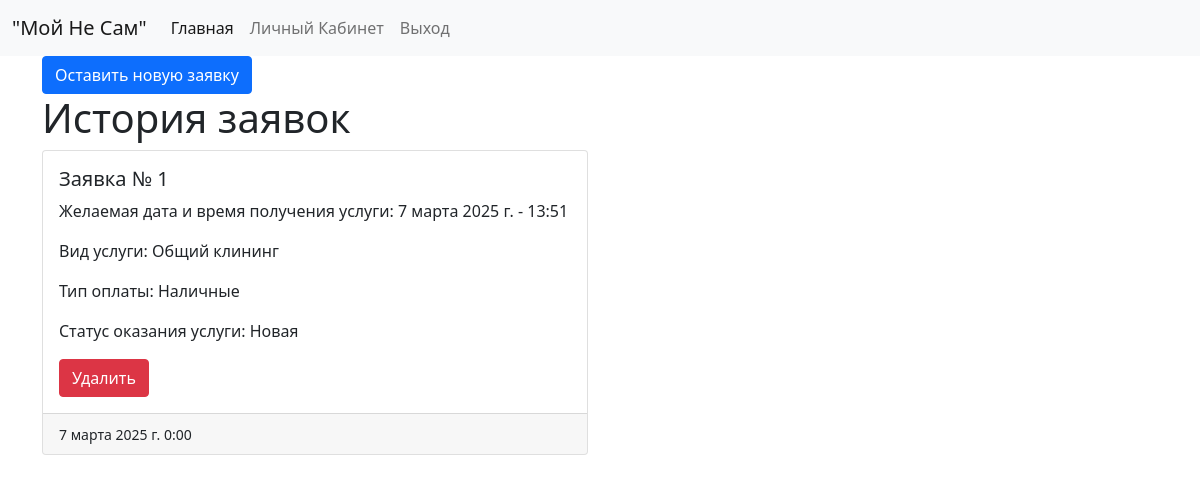
/profile/ (signed in), run on an earlier commit of the app's database.
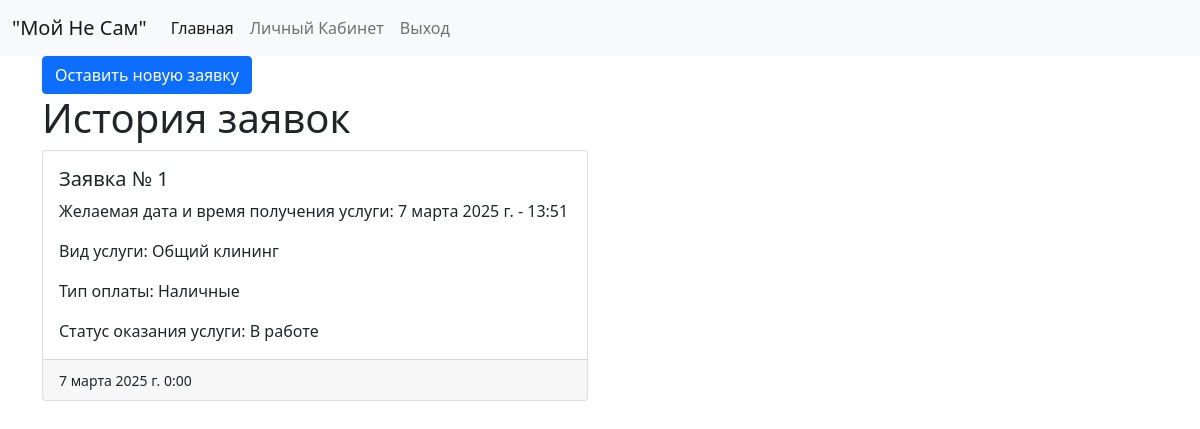
And on a later commit of the database.
### general/models.py (models this page shows)
class Order(models.Model):
    PAYMENT_TYPE_CHOICES = [
        ('0', "Наличные"),
        ('1', "Банковская карта")
    ]
    STATUS_CHOICES = [
        ('0', "Новая"),
        ('1', "В работе"),
        ('2', "Выполнено"),
        ('3', "Отменено")
    ]
    address = models.CharField(verbose_name='Адрес', max_length=200)
    phone = models.CharField(verbose_name='Номер телефона', max_length=200)
    date = models.DateField(verbose_name='Дата')
    time = models.TimeField(verbose_name='Время')
    date_at = models.DateTimeField(auto_now_add=True)
    type = models.ForeignKey(TypesOfService, verbose_name='Тип услуги', on_delete=models.CASCADE, null=True, blank=True)
    user = models.ForeignKey(User, verbose_name='Пользователь', on_delete=models.CASCADE)
    description = models.TextField(verbose_name='Описание иной услуги', null=True, blank=True)
    comment = models.TextField(verbose_name='Комментарий при отмене заявки', null=True, blank=True)
    payment_type = models.CharField(
        max_length=1,
        choices=PAYMENT_TYPE_CHOICES,
        verbose_name='Тип оплаты'
    )
    status = models.CharField(
        max_length=1,
        choices=STATUS_CHOICES,
        default='0',
        verbose_name='Статус заявки'
    )

class TypesOfService(models.Model):
    name = models.CharField(verbose_name='Наименование типа сервиса', max_length=200)
    def __str__(self):
        return self.name

### general/views.py (the view)
# urls.py: path('profile/', profile, name='profile'),
def profile(request):
    user = request.user
    if not user.is_authenticated or user.is_superuser:
        return redirect('index')
    order_list_by_user = Order.objects.filter(user=user).order_by('-date_at')
    context = {"order_list_by_user": order_list_by_user}
    return render(request, "profile.html", context)

### templates/profile.html (shortened to what this page needs)
{% extends 'base.html' %}
{% load static %}
{% block content %}
    <a class="btn btn-primary" href="{% url 'add_order' %}">Оставить новую заявку</a>
    <h1>История заявок</h1>
    <div class="row row-cols-1 row-cols-md-2 g-4">
        {% for order in order_list_by_user %}
            <div class="col">
                <div class="card">
                    <div class="card-body">
                        <h5 class="card-title">Заявка № {{ order.pk }}</h5>
                        <p class="card-text">Желаемая дата и время получения услуги: {{ order.date }} - {{ order.time }}</p>
                        {% if order.type %}<p class="card-text">Вид услуги: {{ order.type }}</p>{% endif %}
                        <p class="card-text">Тип оплаты: {{ order.get_payment_type_display }}</p>
                        <p class="card-text">Статус оказания услуги: {{ order.get_status_display }}</p>
                        {% if order.status == '0' %}
                            <form method="post" action="{% url 'delete_order' order.pk %}">
                                <button type="submit" class="btn btn-danger">Удалить</button>
                            </form>
                        {% endif %}
                    </div>
                    <div class="card-footer">
                        <small class="text-body-secondary">{{ order.date_at }}</small>
                    </div>
                </div>
            </div>
        {% endfor %}
    </div>
{% endblock %}

What changed in the data, as far as the page shows it:
changed Order "Наличные": status "Новая" → "В работе"; no longer shows "Удалить"
